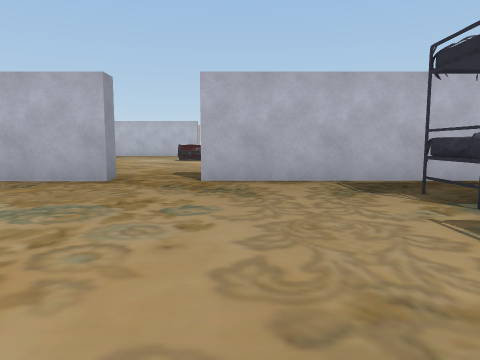
[1] (above)

17 first-person views from a walk through a 3-D level made in the Unity game engine. The camera is 1.4 m above the floor, tilts 6° down and sees 70° across. Doors are open. The floor is counted in squares, 2 m on a side. Each view is taken from the middle of a square. On the plan, view 1 faces up. The plan holds only what a view shows up to about 11 squares ahead; the rest is blank. The place goes on beyond the plan. The player is left out. Some surface patterns are stand-ins.

[2]
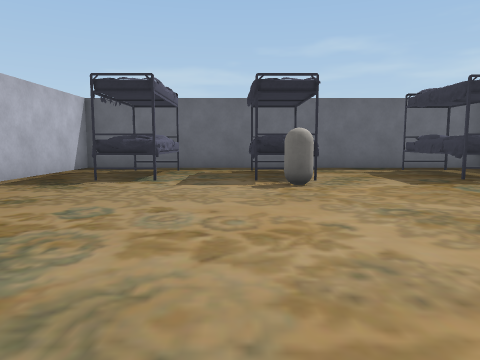

[3]
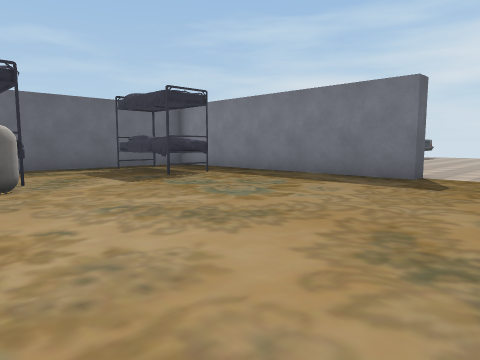

[4]
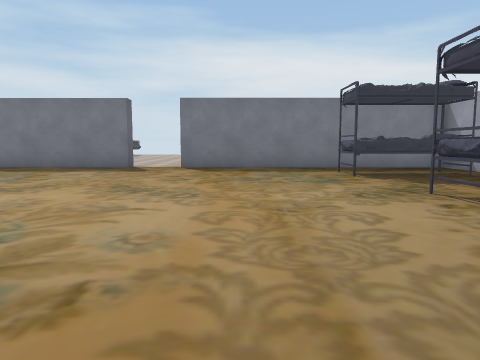

[5]
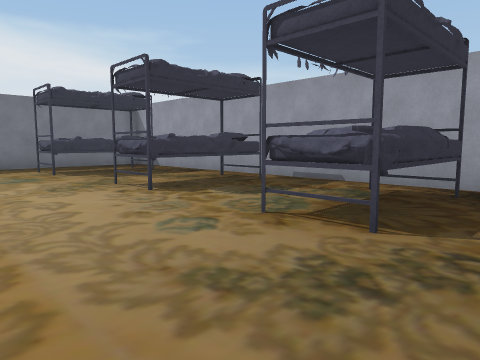

[6]
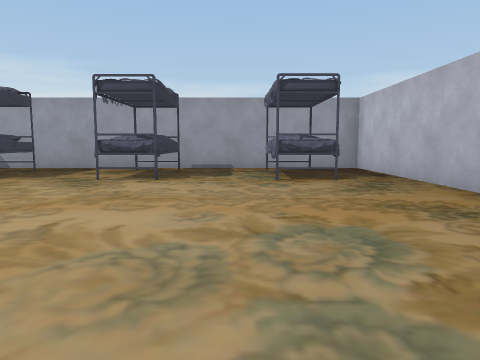

[7]
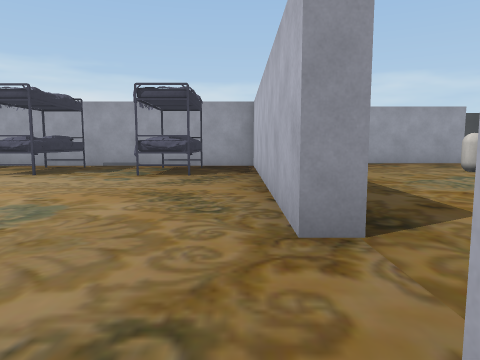

[8]
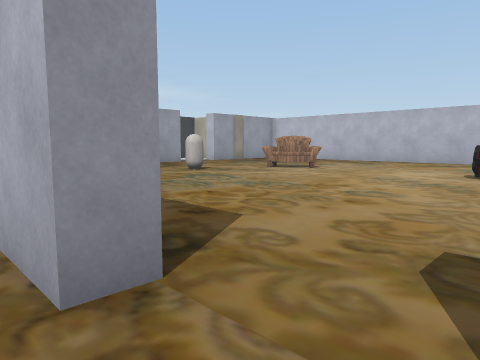

[9]
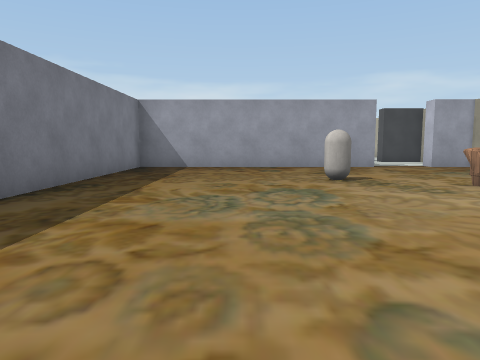

[10]
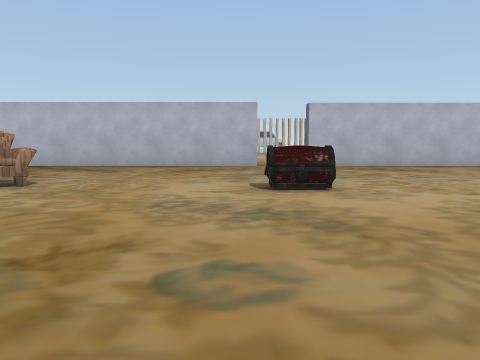

[11]
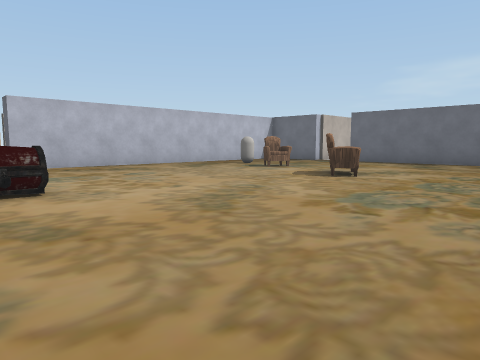

[12]
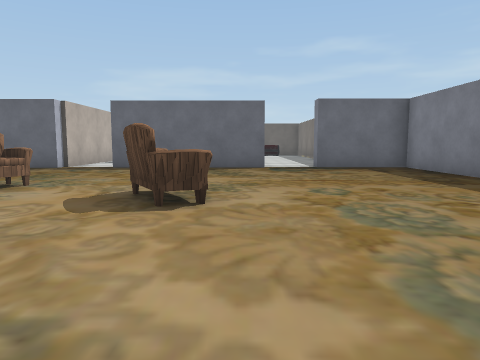

[13]
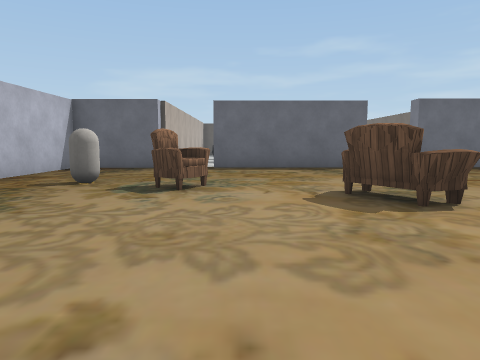

[14]
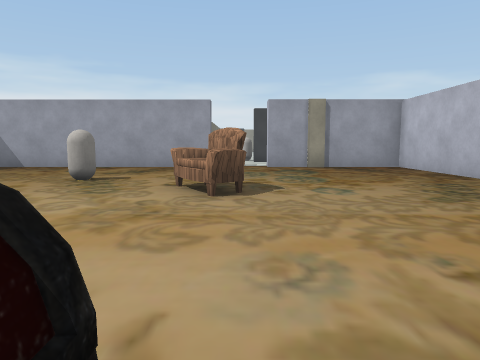

[15]
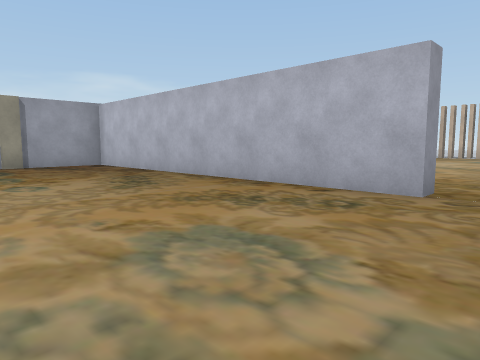

[16]
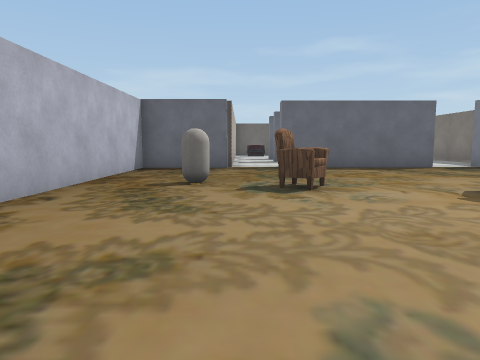

[17]
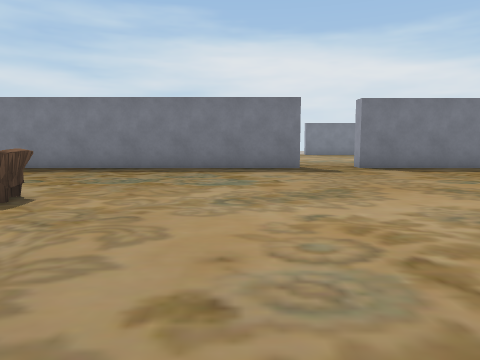

### Floor plan
Ten units are one square. View 1 is at (0, 0); x grows to the right and y downward. Boxes are objects, and circles mark ways between rooms. Rooms are numbered by the first view taken in them; rooms with no view inside come last. Other rooms are left out.
<svg viewBox="-130 -205 239 263">
<path fill="none" stroke="#000" d="M-25 -70 -25 -64 -110 -64 -110 52 -33 52M-17 52 45 52M61 51 61 -64 -8 -64M-9 -70 104 -70 104 -97M-25 -199 -125 -199 -125 -159M101 -112 101 -159M-125 -141 -125 -70 -25 -70M101 -172 101 -199 -8 -199"/>
<rect x="-105" y="25" width="30" height="10" fill="#bbb"><title>bed</title></rect>
<rect x="-105" y="-15" width="30" height="20" fill="#bbb"><title>bed</title></rect>
<rect x="-105" y="-55" width="30" height="20" fill="#bbb"><title>bed</title></rect>
<rect x="15" y="-15" width="10" height="10" fill="#bbb"><title>capsule</title></rect>
<rect x="25" y="25" width="30" height="10" fill="#bbb"><title>bed</title></rect>
<rect x="25" y="-15" width="30" height="10" fill="#bbb"><title>bed</title></rect>
<rect x="25" y="-55" width="30" height="20" fill="#bbb"><title>bed</title></rect>
<rect x="-95" y="-125" width="10" height="10" fill="#bbb"><title>capsule</title></rect>
<rect x="-85" y="-155" width="20" height="20" fill="#bbb"><title>chair</title></rect>
<rect x="-25" y="-145" width="10" height="10" fill="#bbb"><title>chest</title></rect>
<rect x="35" y="-135" width="20" height="10" fill="#bbb"><title>chair</title></rect>
<rect x="45" y="-165" width="20" height="10" fill="#bbb"><title>chair</title></rect>
<rect x="55" y="-185" width="10" height="10" fill="#bbb"><title>capsule</title></rect>
<circle cx="-17" cy="-67" r="3" fill="#2a7"/>
<text x="-20" y="-10">1</text>
<text x="-10" y="-130">2</text>
</svg>
Room 1 opens to room 2.

Where each view was taken, in squares from view 1:
view 1: 0 up, 0 right, facing up
view 2: 2 up, 4 left, facing right
view 3: 2 up, 4 left, facing down-right
view 4: 5 up, 5 left, facing down
view 5: 6 up, 5 left, facing down-left
view 6: 3 up, 1 left, facing left
view 7: 6 up, 0 right, facing left
view 8: 6 up, 1 left, facing up-left
view 9: 10 up, 2 left, facing left
view 10: 9 up, 3 left, facing up
view 11: 9 up, 3 left, facing up-right
view 12: 12 up, 0 right, facing right
view 13: 15 up, 0 right, facing right
view 14: 15 up, 2 left, facing left
view 15: 15 up, 1 left, facing up-left
view 16: 17 up, 0 right, facing right
view 17: 17 up, 1 right, facing down
